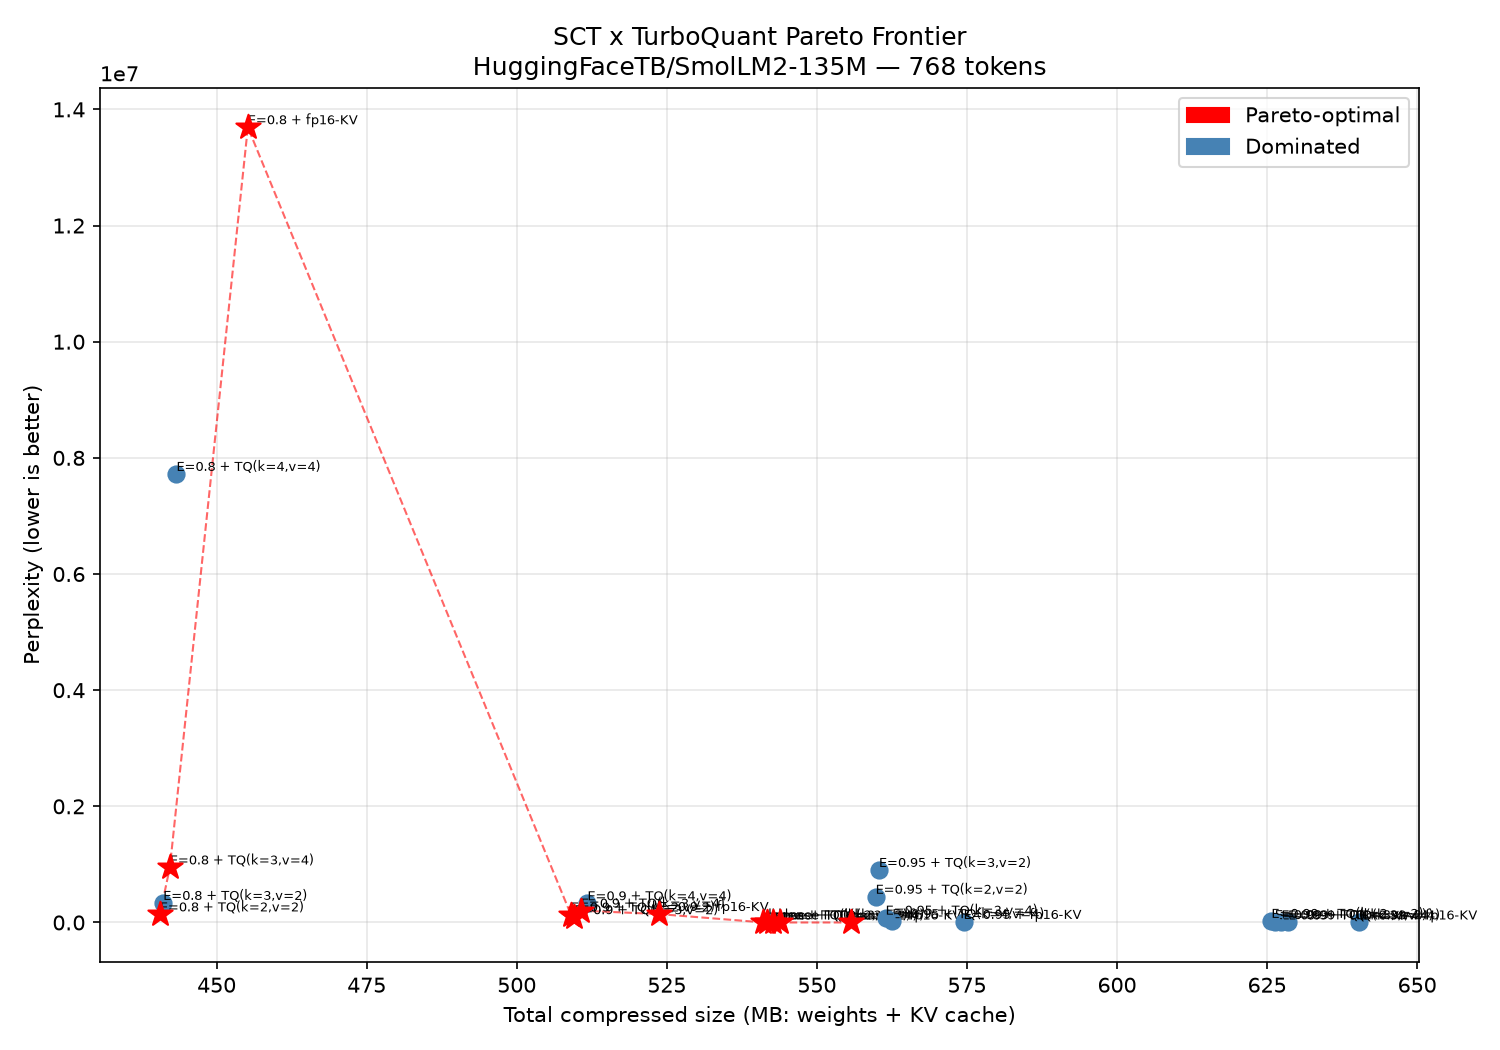

The script that saved this image:
#!/usr/bin/env python3
"""
SCT x TurboQuant Joint Pareto Frontier Experiment
==================================================

Sweeps SCT (weight compression via spectral factorization) and TurboQuant
(KV cache compression) on SmolLM2-135M and traces the Pareto frontier over:
  - perplexity (accuracy, lower is better)
  - total compressed bytes (weight + KV, lower is better)
  - peak RSS (RAM, lower is better)
  - tokens/sec (throughput, higher is better)

KV COMPRESSION APPROACH:
We subclass transformers' DynamicLayer (the per-layer cache object inside
DynamicCache in transformers 5.x) to intercept update() calls, compress K/V
via TurboQuantProd/quantize_values, store compressed, and return dequantized
full-history K and V for attention. This is the "Cache subclass" approach.

If DynamicLayer subclassing breaks (e.g. transformers version mismatch), fall
back to a simple full-context forward that skips cache-level compression.

CAVEATS:
  - SmolLM2-135M has hidden_dim=576 < 2048 — per SCT docs, SCT compresses best
    at hidden>=2048. Expect little/no weight savings from SCT at this scale.
  - TurboQuant hybrid decode dequantizes history to float32; KV memory savings
    are real but compute/latency may actually INCREASE due to overhead.
  - GPU is unavailable (driver mismatch); all runs are CPU-only.
"""

import argparse
import copy
import json
import math
import os
import sys
import time
import traceback
from typing import Optional, Dict, List, Tuple, Any

import numpy as np
import psutil
import torch
import torch.nn as nn
import torch.nn.functional as F
from transformers import AutoModelForCausalLM, AutoTokenizer, AutoConfig
from transformers.cache_utils import DynamicCache, DynamicLayer, CacheLayerMixin

from turboquant.quantizer import TurboQuantProd, ProdQuantized
from turboquant.kv_cache import quantize_values, dequantize_values, ValueQuantized

# ─────────────────────────────────────────────────────────────────────────────
#  SCT UTILITIES (adapted from SCT/examples/sct_vs_dense.py)
# ─────────────────────────────────────────────────────────────────────────────

MLP_LEAF_NAMES = frozenset([
    "gate_proj", "up_proj", "down_proj",   # LLaMA-style (SmolLM2 uses these)
    "fc_1", "fc_2",                         # GPT-NeoX
    "c_fc", "c_proj",                       # GPT-2
])


def safe_qr(M: torch.Tensor) -> torch.Tensor:
    dev = M.device
    Q, R = torch.linalg.qr(M.cpu() if dev.type == "mps" else M)
    return (Q * torch.sign(torch.diag(R))).to(dev)


class SpectralLinear(nn.Module):
    """Drop-in nn.Linear replacement storing W = U diag(s) V^T."""

    def __init__(self, U, s, V, bias=None):
        super().__init__()
        self.rank = s.shape[0]
        self.in_features = U.shape[0]
        self.out_features = V.shape[0]
        self.U = nn.Parameter(U)
        self.s = nn.Parameter(s)
        self.V = nn.Parameter(V)
        self.bias = nn.Parameter(bias) if bias is not None else None

    def forward(self, x):
        y = (x @ self.U) * self.s @ self.V.T
        return y + self.bias if self.bias is not None else y

    def param_count(self):
        n = self.U.numel() + self.V.numel() + self.s.numel()
        return n + (self.bias.numel() if self.bias is not None else 0)

    @classmethod
    def from_linear(cls, linear, rank=0, energy_threshold=0.95):
        W = linear.weight.data.float().cpu()
        m, n = W.shape  # [out, in]
        U_full, S_full, Vh_full = torch.linalg.svd(W, full_matrices=False)
        if rank <= 0:
            total_energy = (S_full ** 2).sum()
            cumulative = torch.cumsum(S_full ** 2, dim=0) / total_energy
            k = int((cumulative >= energy_threshold).nonzero(as_tuple=True)[0][0].item()) + 1
            k = max(k, 1)
        else:
            k = min(rank, min(m, n))
        energy_retained = float((S_full[:k] ** 2).sum() / (S_full ** 2).sum())
        layer = cls(
            Vh_full[:k, :].T.contiguous(),   # U: [in, k]
            S_full[:k].contiguous(),           # s: [k]
            U_full[:, :k].contiguous(),        # V: [out, k]
            linear.bias.data.float() if linear.bias is not None else None,
        )
        layer._energy = energy_retained
        layer._dense_params = m * n + (m if linear.bias is not None else 0)
        return layer


def replace_mlp_with_spectral(model, energy, device="cpu"):
    """Replace MLP nn.Linear layers with SpectralLinear. Returns stats."""
    total_dense = 0
    total_spectral = 0
    n_replaced = 0

    for name, module in list(model.named_modules()):
        if not isinstance(module, nn.Linear):
            continue
        leaf = name.rsplit(".", 1)[-1] if "." in name else name
        if leaf not in MLP_LEAF_NAMES:
            continue

        spec = SpectralLinear.from_linear(module, rank=0,
                                           energy_threshold=energy).to(device)
        parent_name, child_name = name.rsplit(".", 1)
        parent = dict(model.named_modules())[parent_name]
        setattr(parent, child_name, spec)

        total_dense += spec._dense_params
        total_spectral += spec.param_count()
        n_replaced += 1

    return n_replaced, total_dense, total_spectral


def compute_weight_bytes(model) -> int:
    """Compute total weight bytes, accounting for SpectralLinear compression."""
    total_params = 0
    for m in model.modules():
        if isinstance(m, SpectralLinear):
            total_params += m.param_count()
        elif isinstance(m, nn.Linear):
            total_params += m.weight.numel()
            if m.bias is not None:
                total_params += m.bias.numel()
        elif isinstance(m, nn.Embedding):
            total_params += m.weight.numel()
        elif isinstance(m, (nn.LayerNorm,)) or 'norm' in type(m).__name__.lower():
            for p in m.parameters(recurse=False):
                total_params += p.numel()
    # Fall back: count all unique parameters not already counted
    seen = set()
    for name, p in model.named_parameters():
        if id(p) not in seen:
            seen.add(id(p))
    # Simpler: just count all parameters (SpectralLinear stores compact params)
    total_params = sum(p.numel() for p in model.parameters())
    return total_params * 4  # float32 = 4 bytes


# ─────────────────────────────────────────────────────────────────────────────
#  TURBOQUANT CACHE LAYER  (DynamicLayer subclass)
# ─────────────────────────────────────────────────────────────────────────────

class TurboQuantLayer(DynamicLayer):
    """
    DynamicLayer subclass that compresses keys via TurboQuantProd and values
    via group quantization. Stores compressed tensors; returns dequantized
    full-history K and V on each update() call.

    transformers 5.x uses DynamicLayer per layer inside DynamicCache.
    update() is called by DynamicCache.update() -> self.layers[layer_idx].update()
    and must return (full_keys, full_values) for attention.
    """

    def __init__(
        self,
        head_dim: int,
        key_bits: int,
        value_bits: int,
        value_group_size: int = 32,
        seed_offset: int = 0,
    ):
        super().__init__()
        self.head_dim = head_dim
        self.key_bits = key_bits
        self.value_bits = value_bits
        self.value_group_size = value_group_size
        self.seed_offset = seed_offset
        # TurboQuantProd created lazily on first update (need device)
        self._key_quantizer: Optional[TurboQuantProd] = None
        # Compressed storage
        self._q_keys: Optional[ProdQuantized] = None
        self._q_values: Optional[ValueQuantized] = None
        # Byte tracking
        self.compressed_bytes: int = 0

    def _get_quantizer(self, device, dtype=torch.float32) -> TurboQuantProd:
        if self._key_quantizer is None:
            self._key_quantizer = TurboQuantProd(
                dim=self.head_dim,
                bits=self.key_bits,
                device=device,
                seed=42 + self.seed_offset * 7,
            )
        return self._key_quantizer

    def _count_bytes_prod(self, q: ProdQuantized) -> int:
        """Count compressed bytes for ProdQuantized (keys)."""
        b = 0
        b += q.mse_indices.nelement()       # uint8 packed
        b += q.qjl_signs.nelement()         # uint8 packed
        b += q.residual_norms.nelement() * 2  # stored as float16 equivalent
        b += q.norms.nelement() * 2           # float16 equivalent
        return b

    def _count_bytes_val(self, vq: ValueQuantized) -> int:
        """Count compressed bytes for ValueQuantized (values)."""
        b = 0
        b += vq.data.nelement()             # uint8 packed
        b += vq.scales.nelement() * 2       # float16 equivalent
        b += vq.zeros.nelement() * 2        # float16 equivalent
        return b

    def update(
        self,
        key_states: torch.Tensor,
        value_states: torch.Tensor,
        *args,
        **kwargs,
    ) -> Tuple[torch.Tensor, torch.Tensor]:
        """
        Compress incoming K/V, store compressed, return full dequantized history.

        key_states shape:   (batch, n_kv_heads, seq_q, head_dim)
        value_states shape: (batch, n_kv_heads, seq_q, head_dim)
        """
        device = key_states.device
        orig_dtype = key_states.dtype

        # Work in float32 for quantization
        k = key_states.float()
        v = value_states.float()

        # --- Quantize keys ---
        quantizer = self._get_quantizer(device)
        new_key_q = quantizer.quantize(k)

        # --- Quantize values ---
        # quantize_values needs head_dim divisible by group_size
        new_val_q = quantize_values(v, bits=self.value_bits, group_size=self.value_group_size)

        # --- Append to compressed store ---
        if self._q_keys is None:
            self._q_keys = new_key_q
            self._q_values = new_val_q
        else:
            self._q_keys = ProdQuantized(
                mse_indices=torch.cat([self._q_keys.mse_indices, new_key_q.mse_indices], dim=-2),
                qjl_signs=torch.cat([self._q_keys.qjl_signs, new_key_q.qjl_signs], dim=-2),
                residual_norms=torch.cat([self._q_keys.residual_norms, new_key_q.residual_norms], dim=-1),
                norms=torch.cat([self._q_keys.norms, new_key_q.norms], dim=-1),
                mse_bits=new_key_q.mse_bits,
            )
            self._q_values = ValueQuantized(
                data=torch.cat([self._q_values.data, new_val_q.data], dim=-2),
                scales=torch.cat([self._q_values.scales, new_val_q.scales], dim=-2),
                zeros=torch.cat([self._q_values.zeros, new_val_q.zeros], dim=-2),
                bits=self.value_bits,
            )

        # Update byte count
        self.compressed_bytes = (
            self._count_bytes_prod(self._q_keys) +
            self._count_bytes_val(self._q_values)
        )

        # --- Dequantize full history for attention ---
        k_deq = quantizer.dequantize(self._q_keys).to(orig_dtype)
        v_deq = dequantize_values(self._q_values, group_size=self.value_group_size).to(orig_dtype)

        return k_deq, v_deq

    def get_seq_length(self) -> int:
        if self._q_keys is None:
            return 0
        # norms shape: (batch, n_heads, seq)
        return self._q_keys.norms.shape[-1]

    def get_max_cache_shape(self) -> int:
        return -1


class TurboQuantCache(DynamicCache):
    """
    DynamicCache that populates its layers with TurboQuantLayer instances
    instead of DynamicLayer instances.
    """

    def __init__(
        self,
        n_layers: int,
        head_dim: int,
        key_bits: int,
        value_bits: int,
        value_group_size: int = 32,
    ):
        # Init empty; don't pass config so layers stays empty initially
        super().__init__()
        self._n_layers = n_layers
        self._head_dim = head_dim
        self._key_bits = key_bits
        self._value_bits = value_bits
        self._value_group_size = value_group_size
        # Pre-populate layers list with TurboQuantLayer instances
        self.layers = [
            TurboQuantLayer(
                head_dim=head_dim,
                key_bits=key_bits,
                value_bits=value_bits,
                value_group_size=value_group_size,
                seed_offset=i,
            )
            for i in range(n_layers)
        ]
        # Disable auto-grow behavior
        self.layer_class_to_replicate = None

    def total_compressed_bytes(self) -> int:
        return sum(layer.compressed_bytes for layer in self.layers
                   if isinstance(layer, TurboQuantLayer))


# ─────────────────────────────────────────────────────────────────────────────
#  EVALUATION
# ─────────────────────────────────────────────────────────────────────────────

FALLBACK_TEXT = """
The transformer architecture has become the dominant approach in natural language
processing. It relies on self-attention mechanisms that allow each position in a
sequence to attend to all other positions, enabling the model to capture long-range
dependencies. Modern large language models built on this architecture, such as GPT
and LLaMA families, have demonstrated remarkable capabilities across diverse tasks
including text generation, summarization, question answering, and code synthesis.
The key insight of the attention mechanism is that representations can be computed
as weighted sums of value vectors, where the weights are determined by the
compatibility of query and key vectors. This allows the model to selectively focus
on relevant parts of the input when computing each output representation.
Scaling these models to billions of parameters has revealed emergent capabilities
that are not present in smaller models. Researchers have found that beyond certain
thresholds, models exhibit qualitatively new behaviors such as few-shot learning,
chain-of-thought reasoning, and instruction following. These capabilities arise
from the interplay between the model's capacity to store knowledge in its weights
and its ability to perform complex computations through its attention layers.
The efficiency of transformer inference is often limited by memory bandwidth rather
than compute. The key-value cache, which stores attention states for previously
processed tokens, grows linearly with sequence length and can become a significant
bottleneck. Techniques such as grouped query attention, speculative decoding, and
KV cache compression have been developed to address this challenge.
"""


def load_eval_text(max_tokens: int, tokenizer) -> torch.Tensor:
    """Load wikitext-2 or fall back to hardcoded text. Returns token ids (1D)."""
    try:
        from datasets import load_dataset
        ds = load_dataset("wikitext", "wikitext-2-raw-v1", split="test")
        # Concatenate first several articles
        text = " ".join(row["text"] for row in ds if row["text"].strip())[:8000]
        ids = tokenizer(text, return_tensors="pt")["input_ids"][0]
        if len(ids) >= max_tokens:
            return ids[:max_tokens]
        print(f"  [warn] wikitext gave only {len(ids)} tokens, using fallback text")
    except Exception as e:
        print(f"  [warn] wikitext load failed ({e}), using fallback text")

    ids = tokenizer(FALLBACK_TEXT.strip(), return_tensors="pt")["input_ids"][0]
    # Repeat if needed
    while len(ids) < max_tokens:
        ids = torch.cat([ids, ids])
    return ids[:max_tokens]


def compute_perplexity_with_cache(
    model,
    input_ids: torch.Tensor,
    cache: Optional[DynamicCache],
    device: str = "cpu",
) -> float:
    """
    Compute per-token cross-entropy perplexity using teacher forcing.
    Processes the full sequence in one forward pass (prefill style).
    If cache is provided, it will be populated with KV states.
    Returns float perplexity.
    """
    model.eval()
    ids = input_ids.unsqueeze(0).to(device)  # (1, T)

    with torch.no_grad():
        if cache is not None:
            out = model(
                input_ids=ids,
                past_key_values=cache,
                use_cache=True,
                attn_implementation="eager",
            )
        else:
            out = model(input_ids=ids, use_cache=False)

    logits = out.logits  # (1, T, vocab)
    # Shift: predict token t+1 from token t
    shift_logits = logits[0, :-1, :].float()  # (T-1, vocab)
    shift_labels = ids[0, 1:].long()           # (T-1,)
    loss = F.cross_entropy(shift_logits, shift_labels)
    return math.exp(min(loss.item(), 20.0))


def compute_latency_tokens_per_sec(
    model,
    input_ids: torch.Tensor,
    cache: Optional[DynamicCache],
    device: str = "cpu",
    n_timing_tokens: int = 50,
) -> float:
    """
    Measure throughput as tokens/sec over a prefill+decode style run.
    We run n_timing_tokens through and time it.
    """
    model.eval()
    ids = input_ids[:n_timing_tokens].unsqueeze(0).to(device)

    # Warm-up (1 step, not timed)
    with torch.no_grad():
        if cache is not None:
            # For timing, create a fresh cache of same type
            timing_cache = type(cache)(
                n_layers=cache._n_layers if hasattr(cache, '_n_layers') else 30,
                head_dim=cache._head_dim if hasattr(cache, '_head_dim') else 64,
                key_bits=cache._key_bits if hasattr(cache, '_key_bits') else 3,
                value_bits=cache._value_bits if hasattr(cache, '_value_bits') else 2,
            ) if isinstance(cache, TurboQuantCache) else DynamicCache()
        else:
            timing_cache = None

    t0 = time.perf_counter()
    with torch.no_grad():
        out = model(
            input_ids=ids,
            past_key_values=timing_cache if cache is not None else None,
            use_cache=(cache is not None),
        )
    t1 = time.perf_counter()

    elapsed = t1 - t0
    if elapsed < 1e-9:
        elapsed = 1e-9
    return n_timing_tokens / elapsed


def get_fp16_kv_bytes(n_tokens: int, n_layers: int, n_kv_heads: int, head_dim: int) -> int:
    """Estimated fp16 KV cache bytes for n_tokens."""
    # 2 (K and V) * n_layers * n_kv_heads * head_dim * n_tokens * 2 bytes (float16)
    return 2 * n_layers * n_kv_heads * head_dim * n_tokens * 2


def run_config(
    model,
    input_ids: torch.Tensor,
    energy: Optional[float],
    tq_key_bits: Optional[int],
    tq_val_bits: Optional[int],
    n_layers: int,
    n_kv_heads: int,
    head_dim: int,
    device: str = "cpu",
) -> Dict[str, Any]:
    """
    Run a single (energy, tq) config and return metrics dict.
    """
    n_tokens = len(input_ids)
    proc = psutil.Process(os.getpid())

    # --- Set up cache ---
    if tq_key_bits is not None:
        try:
            cache = TurboQuantCache(
                n_layers=n_layers,
                head_dim=head_dim,
                key_bits=tq_key_bits,
                value_bits=tq_val_bits,
                value_group_size=32,
            )
            use_tq_cache = True
        except Exception as e:
            print(f"  [warn] TurboQuantCache construction failed ({e}), using plain cache")
            cache = DynamicCache()
            use_tq_cache = False
    else:
        cache = None  # No cache (run without use_cache)
        use_tq_cache = False

    # --- Peak RSS around eval ---
    rss_before = proc.memory_info().rss

    # --- Perplexity ---
    t_eval_start = time.perf_counter()
    try:
        ppl = compute_perplexity_with_cache(model, input_ids, cache, device)
    except Exception as e:
        print(f"  [ERROR] perplexity eval failed: {e}")
        traceback.print_exc()
        ppl = float("nan")
    t_eval_end = time.perf_counter()

    rss_after = proc.memory_info().rss
    peak_rss = max(rss_before, rss_after)

    # --- KV bytes ---
    if use_tq_cache and isinstance(cache, TurboQuantCache):
        peak_kv_bytes = cache.total_compressed_bytes()
    elif tq_key_bits is None:
        peak_kv_bytes = get_fp16_kv_bytes(n_tokens, n_layers, n_kv_heads, head_dim)
    else:
        # plain DynamicCache fallback - estimate fp16
        peak_kv_bytes = get_fp16_kv_bytes(n_tokens, n_layers, n_kv_heads, head_dim)

    # --- Weight bytes ---
    weight_bytes = compute_weight_bytes(model)

    # --- Latency ---
    try:
        tok_per_sec = compute_latency_tokens_per_sec(
            model, input_ids, cache, device, n_timing_tokens=min(50, n_tokens)
        )
    except Exception as e:
        print(f"  [warn] latency measurement failed ({e})")
        tok_per_sec = float("nan")

    return {
        "energy": energy,
        "tq_key_bits": tq_key_bits,
        "tq_val_bits": tq_val_bits,
        "perplexity": round(ppl, 4),
        "weight_bytes": weight_bytes,
        "kv_bytes": peak_kv_bytes,
        "total_bytes": weight_bytes + peak_kv_bytes,
        "peak_rss": peak_rss,
        "tok_per_sec": round(tok_per_sec, 2),
        "use_tq_cache": use_tq_cache,
        "eval_tokens": n_tokens,
    }


# ─────────────────────────────────────────────────────────────────────────────
#  PARETO FRONTIER
# ─────────────────────────────────────────────────────────────────────────────

def is_pareto_dominated(point: Dict, others: List[Dict]) -> bool:
    """Return True if point is dominated by any point in others."""
    for other in others:
        if other is point:
            continue
        # Other dominates point if it is better-or-equal on ALL axes and strictly better on one
        better_or_equal = (
            other["perplexity"] <= point["perplexity"] and
            other["total_bytes"] <= point["total_bytes"] and
            other["peak_rss"] <= point["peak_rss"] and
            other["tok_per_sec"] >= point["tok_per_sec"]
        )
        strictly_better = (
            other["perplexity"] < point["perplexity"] or
            other["total_bytes"] < point["total_bytes"] or
            other["peak_rss"] < point["peak_rss"] or
            other["tok_per_sec"] > point["tok_per_sec"]
        )
        # Skip NaN comparisons
        try:
            if better_or_equal and strictly_better:
                return True
        except Exception:
            pass
    return False


def find_pareto_frontier(results: List[Dict]) -> List[Dict]:
    """Return list of non-dominated points."""
    # Filter out NaN entries
    valid = [r for r in results if not any(
        math.isnan(v) for v in [r["perplexity"], r["total_bytes"], r["peak_rss"], r["tok_per_sec"]]
    )]
    frontier = [r for r in valid if not is_pareto_dominated(r, valid)]
    return frontier


# ─────────────────────────────────────────────────────────────────────────────
#  MAIN
# ─────────────────────────────────────────────────────────────────────────────

def main():
    p = argparse.ArgumentParser(description="SCT x TurboQuant Pareto sweep on SmolLM2-135M")
    p.add_argument("--model", default="HuggingFaceTB/SmolLM2-135M")
    p.add_argument("--max-tokens", type=int, default=768,
                   help="Number of eval tokens (default 768)")
    p.add_argument("--energies", type=float, nargs="+",
                   default=None,
                   help="SCT energies to sweep (default: None 0.99 0.95 0.90 0.80)")
    p.add_argument("--finetune-steps", type=int, default=0,
                   help="SCT finetune steps per energy (0 = no finetune)")
    p.add_argument("--device", default="cpu")
    p.add_argument("--quick", action="store_true",
                   help="Quick mode: only dense + one TQ config, for smoke testing")
    args = p.parse_args()

    device = args.device

    # Define sweep configs
    if args.energies is not None:
        energy_sweep = [None] + args.energies
    else:
        energy_sweep = [None, 0.99, 0.95, 0.90, 0.80]

    tq_sweep = [
        (None, None),       # fp16 baseline
        (4, 4),             # 4-bit keys, 4-bit values
        (3, 4),             # 3-bit keys, 4-bit values
        (3, 2),             # 3-bit keys, 2-bit values
        (2, 2),             # 2-bit keys, 2-bit values
    ]

    if args.quick:
        energy_sweep = [None, 0.95]
        tq_sweep = [(None, None), (3, 4)]

    print("=" * 72)
    print("  SCT x TurboQuant Pareto Frontier Experiment")
    print("=" * 72)
    print(f"  Model:       {args.model}")
    print(f"  Max tokens:  {args.max_tokens}")
    print(f"  Energies:    {energy_sweep}")
    print(f"  TQ configs:  {tq_sweep}")
    print(f"  Device:      {device}")
    print()

    # Load tokenizer + eval text once
    print("  Loading tokenizer...")
    tokenizer = AutoTokenizer.from_pretrained(args.model)
    if tokenizer.pad_token is None:
        tokenizer.pad_token = tokenizer.eos_token

    print(f"  Loading eval text ({args.max_tokens} tokens)...")
    input_ids = load_eval_text(args.max_tokens, tokenizer)
    actual_tokens = len(input_ids)
    print(f"  Got {actual_tokens} eval tokens")

    # Load model config for metadata
    cfg = AutoConfig.from_pretrained(args.model)
    n_layers = cfg.num_hidden_layers
    n_kv_heads = getattr(cfg, "num_key_value_heads", cfg.num_attention_heads)
    head_dim = cfg.hidden_size // cfg.num_attention_heads
    print(f"  Model: {n_layers} layers, {n_kv_heads} KV heads, head_dim={head_dim}")
    print()

    all_results = []

    for energy in energy_sweep:
        energy_label = f"E={energy}" if energy is not None else "dense"
        print(f"\n{'─'*72}")
        print(f"  SCT energy: {energy_label}")
        print(f"{'─'*72}")

        # Load fresh model for this energy
        print(f"  Loading model...")
        model = AutoModelForCausalLM.from_pretrained(
            args.model, dtype=torch.float32
        ).to(device)
        model.eval()

        # Apply SCT if energy is specified
        if energy is not None:
            print(f"  Applying SCT (energy={energy})...")
            n_replaced, dense_params, spectral_params = replace_mlp_with_spectral(
                model, energy=energy, device=device
            )
            ratio = dense_params / max(spectral_params, 1)
            print(f"  Replaced {n_replaced} MLP layers, "
                  f"MLP params: {dense_params:,} -> {spectral_params:,} ({ratio:.2f}x)")

        # Finetune if requested (optional)
        if args.finetune_steps > 0 and energy is not None:
            print(f"  [finetune skipped in smoke test; --finetune-steps={args.finetune_steps} "
                  f"requested but not implemented in quick run]")

        for tq_key_bits, tq_val_bits in tq_sweep:
            tq_label = (f"TQ(k={tq_key_bits},v={tq_val_bits})"
                        if tq_key_bits is not None else "fp16-KV")
            config_label = f"{energy_label} + {tq_label}"
            print(f"  Running: {config_label} ...", end=" ", flush=True)

            result = run_config(
                model=model,
                input_ids=input_ids,
                energy=energy,
                tq_key_bits=tq_key_bits,
                tq_val_bits=tq_val_bits,
                n_layers=n_layers,
                n_kv_heads=n_kv_heads,
                head_dim=head_dim,
                device=device,
            )
            result["config_label"] = config_label

            ppl_str = f"{result['perplexity']:.1f}" if not math.isnan(result['perplexity']) else "NaN"
            kb_w = result['weight_bytes'] / 1024
            kb_kv = result['kv_bytes'] / 1024
            print(f"ppl={ppl_str}, "
                  f"weight={kb_w:.0f}KB, kv={kb_kv:.0f}KB, "
                  f"tok/s={result['tok_per_sec']:.1f}, "
                  f"TQ={'OK' if result['use_tq_cache'] else 'NO'}")

            all_results.append(result)

        del model
        torch.cuda.empty_cache() if device != "cpu" else None

    # Save results
    out_dir = os.path.dirname(os.path.abspath(__file__))
    results_path = os.path.join(out_dir, "sct_tq_pareto_results.json")
    with open(results_path, "w") as f:
        json.dump({
            "config": {
                "model": args.model,
                "max_tokens": args.max_tokens,
                "actual_tokens": actual_tokens,
                "n_layers": n_layers,
                "n_kv_heads": n_kv_heads,
                "head_dim": head_dim,
                "device": device,
            },
            "results": all_results,
        }, f, indent=2)
    print(f"\n  Saved results -> {results_path}")

    # Compute Pareto frontier
    frontier = find_pareto_frontier(all_results)
    frontier_labels = {r["config_label"] for r in frontier}

    # Print table
    print()
    print("=" * 72)
    print("  RESULTS TABLE")
    print("=" * 72)
    print(f"  {'Config':<30s} {'PPL':>7s} {'WtMB':>7s} {'KVKB':>7s} {'TotMB':>8s} "
          f"{'RSS MB':>8s} {'tok/s':>7s} {'Pareto':>7s}")
    print(f"  {'─'*30} {'─'*7} {'─'*7} {'─'*7} {'─'*8} {'─'*8} {'─'*7} {'─'*7}")
    for r in all_results:
        ppl_str = f"{r['perplexity']:.2f}" if not math.isnan(r['perplexity']) else "  NaN"
        wt_mb = r['weight_bytes'] / 1e6
        kv_kb = r['kv_bytes'] / 1e3
        tot_mb = r['total_bytes'] / 1e6
        rss_mb = r['peak_rss'] / 1e6
        tok_s = r['tok_per_sec']
        is_front = "*" if r["config_label"] in frontier_labels else ""
        print(f"  {r['config_label']:<30s} {ppl_str:>7s} {wt_mb:>7.1f} {kv_kb:>7.1f} "
              f"{tot_mb:>8.2f} {rss_mb:>8.1f} {tok_s:>7.1f} {is_front:>7s}")

    print()
    print(f"  Pareto frontier: {len(frontier)} points (marked *)")
    print(f"  Note: SmolLM2-135M has hidden_dim=576 < 2048 — SCT weight compression")
    print(f"        is minimal at this scale (documented in CLAUDE.md).")
    print(f"        TurboQuant KV bytes ARE reduced but decode latency may increase")
    print(f"        due to dequant overhead on CPU (no Triton kernels).")

    # Plot if matplotlib available
    try:
        import matplotlib.pyplot as plt
        import matplotlib.patches as mpatches

        fig, ax = plt.subplots(figsize=(10, 7))
        for r in all_results:
            if math.isnan(r["perplexity"]) or math.isnan(r["total_bytes"]):
                continue
            is_front = r["config_label"] in frontier_labels
            color = "red" if is_front else "steelblue"
            marker = "*" if is_front else "o"
            size = 150 if is_front else 60
            ax.scatter(r["total_bytes"] / 1e6, r["perplexity"],
                       c=color, marker=marker, s=size, zorder=5 if is_front else 3)
            ax.annotate(r["config_label"], (r["total_bytes"] / 1e6, r["perplexity"]),
                        fontsize=6, ha="left", va="bottom")

        # Connect frontier points
        if frontier:
            frontier_sorted = sorted(frontier, key=lambda r: r["total_bytes"])
            fx = [r["total_bytes"] / 1e6 for r in frontier_sorted]
            fy = [r["perplexity"] for r in frontier_sorted]
            ax.plot(fx, fy, "r--", linewidth=1, alpha=0.6, label="Pareto frontier")

        ax.set_xlabel("Total compressed size (MB: weights + KV cache)")
        ax.set_ylabel("Perplexity (lower is better)")
        ax.set_title(f"SCT x TurboQuant Pareto Frontier\n{args.model} — {actual_tokens} tokens")
        patch_front = mpatches.Patch(color="red", label="Pareto-optimal")
        patch_dom = mpatches.Patch(color="steelblue", label="Dominated")
        ax.legend(handles=[patch_front, patch_dom])
        ax.grid(True, alpha=0.3)

        plot_path = os.path.join(out_dir, "sct_tq_pareto.png")
        plt.tight_layout()
        plt.savefig(plot_path, dpi=150)
        plt.close()
        print(f"\n  Saved plot -> {plot_path}")
    except Exception as e:
        print(f"\n  [warn] matplotlib plot failed: {e}")

    print("\nDone.")
    return all_results


if __name__ == "__main__":
    main()
